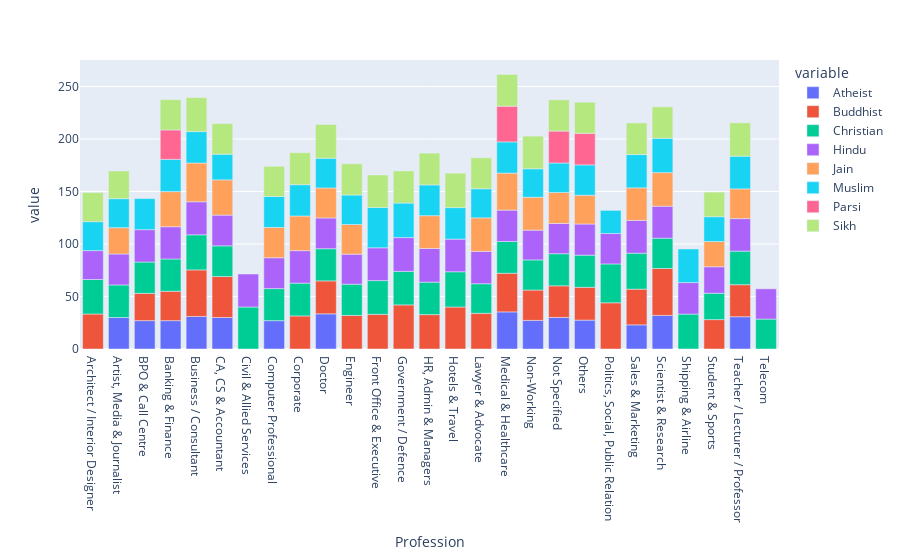

Notebook source saved alongside this figure:
### Code cell
import plotly.graph_objects as go
import plotly_express as px
import seaborn as sn
import matplotlib as mpl
import matplotlib.pyplot as plt
%matplotlib inline
fig=px.bar(databis, x=databis.index, y=['Atheist', 'Buddhist', 'Christian', 'Hindu', 'Jain', 'Muslim', 'Parsi','Sikh'])


fig.show()

### Figure 1 — Plotly figure (JSON) as saved in the notebook; plotly's stock layout.template omitted (floating-point values rounded to 4 significant figures)
{"data": [{"alignmentgroup": "True", "hovertemplate": "variable=Atheist<br>Profession=%{x}<br>value=%{y}<extra></extra>", "legendgroup": "Atheist", "marker": {"color": "#636efa", "pattern": {"shape": ""}}, "name": "Atheist", "offsetgroup": "Atheist", "orientation": "v", "showlegend": true, "textposition": "auto", "type": "bar", "x": ["Architect / Interior Designer", "Artist, Media & Journalist", "BPO & Call Centre", "Banking & Finance", "Business / Consultant", "CA, CS & Accountant", "Civil & Allied Services", "Computer Professional", "Corporate", "Doctor", "Engineer", "Front Office & Executive", "Government / Defence", "HR, Admin & Managers", "Hotels & Travel", "Lawyer & Advocate", "Medical & Healthcare", "Non-Working", "Not Specified", "Others", "Politics, Social, Public Relation", "Sales & Marketing", "Scientist & Research", "Shipping & Airline", "Student & Sports", "Teacher / Lecturer / Professor", "Telecom"], "xaxis": "x", "y": [null, 30, 27, 27, 31, 30, null, 27, null, 33.5, null, null, null, null, null, null, 35.33, 27.25, 30.06, 27.5, null, 23, 32, null, null, 30.75, null], "yaxis": "y"}, {"alignmentgroup": "True", "hovertemplate": "variable=Buddhist<br>Profession=%{x}<br>value=%{y}<extra></extra>", "legendgroup": "Buddhist", "marker": {"color": "#EF553B", "pattern": {"shape": ""}}, "name": "Buddhist", "offsetgroup": "Buddhist", "orientation": "v", "showlegend": true, "textposition": "auto", "type": "bar", "x": ["Architect / Interior Designer", "Artist, Media & Journalist", "BPO & Call Centre", "Banking & Finance", "Business / Consultant", "CA, CS & Accountant", "Civil & Allied Services", "Computer Professional", "Corporate", "Doctor", "Engineer", "Front Office & Executive", "Government / Defence", "HR, Admin & Managers", "Hotels & Travel", "Lawyer & Advocate", "Medical & Healthcare", "Non-Working", "Not Specified", "Others", "Politics, Social, Public Relation", "Sales & Marketing", "Scientist & Research", "Shipping & Airline", "Student & Sports", "Teacher / Lecturer / Professor", "Telecom"], "xaxis": "x", "y": [33.33, null, 26, 28, 44.33, 39, null, null, 31.5, 31.38, 32, 33, 42, 32.75, 40, 34, 36.8, 28.89, 30.11, 31.27, 44, 34, 44.67, null, 28, 30.5, null], "yaxis": "y"}, {"alignmentgroup": "True", "hovertemplate": "variable=Christian<br>Profession=%{x}<br>value=%{y}<extra></extra>", "legendgroup": "Christian", "marker": {"color": "#00cc96", "pattern": {"shape": ""}}, "name": "Christian", "offsetgroup": "Christian", "orientation": "v", "showlegend": true, "textposition": "auto", "type": "bar", "x": ["Architect / Interior Designer", "Artist, Media & Journalist", "BPO & Call Centre", "Banking & Finance", "Business / Consultant", "CA, CS & Accountant", "Civil & Allied Services", "Computer Professional", "Corporate", "Doctor", "Engineer", "Front Office & Executive", "Government / Defence", "HR, Admin & Managers", "Hotels & Travel", "Lawyer & Advocate", "Medical & Healthcare", "Non-Working", "Not Specified", "Others", "Politics, Social, Public Relation", "Sales & Marketing", "Scientist & Research", "Shipping & Airline", "Student & Sports", "Teacher / Lecturer / Professor", "Telecom"], "xaxis": "x", "y": [32.85, 31, 29.83, 30.73, 33.42, 29.25, 40, 30.5, 31.19, 30.64, 29.72, 32.17, 31.93, 30.94, 33.55, 28.17, 30.26, 28.69, 30.6, 30.6, 37, 34.25, 28.86, 33.25, 25.11, 31.96, 28.5], "yaxis": "y"}, {"alignmentgroup": "True", "hovertemplate": "variable=Hindu<br>Profession=%{x}<br>value=%{y}<extra></extra>", "legendgroup": "Hindu", "marker": {"color": "#ab63fa", "pattern": {"shape": ""}}, "name": "Hindu", "offsetgroup": "Hindu", "orientation": "v", "showlegend": true, "textposition": "auto", "type": "bar", "x": ["Architect / Interior Designer", "Artist, Media & Journalist", "BPO & Call Centre", "Banking & Finance", "Business / Consultant", "CA, CS & Accountant", "Civil & Allied Services", "Computer Professional", "Corporate", "Doctor", "Engineer", "Front Office & Executive", "Government / Defence", "HR, Admin & Managers", "Hotels & Travel", "Lawyer & Advocate", "Medical & Healthcare", "Non-Working", "Not Specified", "Others", "Politics, Social, Public Relation", "Sales & Marketing", "Scientist & Research", "Shipping & Airline", "Student & Sports", "Teacher / Lecturer / Professor", "Telecom"], "xaxis": "x", "y": [27.51, 29.52, 30.82, 30.72, 31.46, 29.27, 31.4, 29.41, 30.97, 29.28, 28.59, 31.21, 32.18, 32.09, 31.1, 30.76, 29.88, 28.35, 28.82, 29.67, 29, 31.24, 30.48, 30, 25.24, 30.97, 28.8], "yaxis": "y"}, {"alignmentgroup": "True", "hovertemplate": "variable=Jain<br>Profession=%{x}<br>value=%{y}<extra></extra>", "legendgroup": "Jain", "marker": {"color": "#FFA15A", "pattern": {"shape": ""}}, "name": "Jain", "offsetgroup": "Jain", "orientation": "v", "showlegend": true, "textposition": "auto", "type": "bar", "x": ["Architect / Interior Designer", "Artist, Media & Journalist", "BPO & Call Centre", "Banking & Finance", "Business / Consultant", "CA, CS & Accountant", "Civil & Allied Services", "Computer Professional", "Corporate", "Doctor", "Engineer", "Front Office & Executive", "Government / Defence", "HR, Admin & Managers", "Hotels & Travel", "Lawyer & Advocate", "Medical & Healthcare", "Non-Working", "Not Specified", "Others", "Politics, Social, Public Relation", "Sales & Marketing", "Scientist & Research", "Shipping & Airline", "Student & Sports", "Teacher / Lecturer / Professor", "Telecom"], "xaxis": "x", "y": [null, 25, null, 33.44, 36.9, 33.57, null, 28.86, 33, 28.57, 28.25, null, null, 31.2, null, 32, 35.25, 31.36, 29.43, 27.4, null, 31, 32, null, 24, 28.33, null], "yaxis": "y"}, {"alignmentgroup": "True", "hovertemplate": "variable=Muslim<br>Profession=%{x}<br>value=%{y}<extra></extra>", "legendgroup": "Muslim", "marker": {"color": "#19d3f3", "pattern": {"shape": ""}}, "name": "Muslim", "offsetgroup": "Muslim", "orientation": "v", "showlegend": true, "textposition": "auto", "type": "bar", "x": ["Architect / Interior Designer", "Artist, Media & Journalist", "BPO & Call Centre", "Banking & Finance", "Business / Consultant", "CA, CS & Accountant", "Civil & Allied Services", "Computer Professional", "Corporate", "Doctor", "Engineer", "Front Office & Executive", "Government / Defence", "HR, Admin & Managers", "Hotels & Travel", "Lawyer & Advocate", "Medical & Healthcare", "Non-Working", "Not Specified", "Others", "Politics, Social, Public Relation", "Sales & Marketing", "Scientist & Research", "Shipping & Airline", "Student & Sports", "Teacher / Lecturer / Professor", "Telecom"], "xaxis": "x", "y": [27.57, 27.67, 29.6, 30.7, 29.92, 24.4, null, 29.48, 29.82, 28.29, 28.08, 38.33, 32.88, 29.29, 30, 27.67, 29.73, 27.1, 28.16, 28.88, 22, 31.7, 32.67, 32, 23.68, 31.11, null], "yaxis": "y"}, {"alignmentgroup": "True", "hovertemplate": "variable=Parsi<br>Profession=%{x}<br>value=%{y}<extra></extra>", "legendgroup": "Parsi", "marker": {"color": "#FF6692", "pattern": {"shape": ""}}, "name": "Parsi", "offsetgroup": "Parsi", "orientation": "v", "showlegend": true, "textposition": "auto", "type": "bar", "x": ["Architect / Interior Designer", "Artist, Media & Journalist", "BPO & Call Centre", "Banking & Finance", "Business / Consultant", "CA, CS & Accountant", "Civil & Allied Services", "Computer Professional", "Corporate", "Doctor", "Engineer", "Front Office & Executive", "Government / Defence", "HR, Admin & Managers", "Hotels & Travel", "Lawyer & Advocate", "Medical & Healthcare", "Non-Working", "Not Specified", "Others", "Politics, Social, Public Relation", "Sales & Marketing", "Scientist & Research", "Shipping & Airline", "Student & Sports", "Teacher / Lecturer / Professor", "Telecom"], "xaxis": "x", "y": [null, null, null, 28, null, null, null, null, null, null, null, null, null, null, null, null, 34, null, 30.38, 30, null, null, null, null, null, null, null], "yaxis": "y"}, {"alignmentgroup": "True", "hovertemplate": "variable=Sikh<br>Profession=%{x}<br>value=%{y}<extra></extra>", "legendgroup": "Sikh", "marker": {"color": "#B6E880", "pattern": {"shape": ""}}, "name": "Sikh", "offsetgroup": "Sikh", "orientation": "v", "showlegend": true, "textposition": "auto", "type": "bar", "x": ["Architect / Interior Designer", "Artist, Media & Journalist", "BPO & Call Centre", "Banking & Finance", "Business / Consultant", "CA, CS & Accountant", "Civil & Allied Services", "Computer Professional", "Corporate", "Doctor", "Engineer", "Front Office & Executive", "Government / Defence", "HR, Admin & Managers", "Hotels & Travel", "Lawyer & Advocate", "Medical & Healthcare", "Non-Working", "Not Specified", "Others", "Politics, Social, Public Relation", "Sales & Marketing", "Scientist & Research", "Shipping & Airline", "Student & Sports", "Teacher / Lecturer / Professor", "Telecom"], "xaxis": "x", "y": [27.67, 26.33, null, 28.89, 32.43, 29.17, null, 28.75, 30.45, 32.14, 29.71, 31, 30.58, 30.28, 32.83, 29.5, 30.23, 31.12, 29.73, 29.73, null, 30.08, 30, null, 23.4, 31.8, null], "yaxis": "y"}], "layout": {"barmode": "relative", "legend": {"title": {"text": "variable"}, "tracegroupgap": 0}, "margin": {"t": 60}, "xaxis": {"anchor": "y", "domain": [0, 1], "title": {"text": "Profession"}}, "yaxis": {"anchor": "x", "domain": [0, 1], "title": {"text": "value"}}}}
